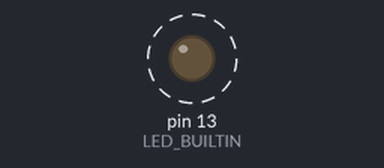
This sketch was run on a simulated Arduino Uno, built with avr-gcc and run on an emulated ATmega328P. Shown: output pins drawn as LEDs (lit = HIGH). Dashed ring = blinking. What the sketch prints to the serial monitor is not drawn.

Above: at 0.2 s.
Timing chart, 0 to 3.0 s (numbered marks = the images above):
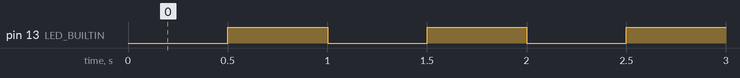

The sketch:

test2.ino
```cpp
#include <Thread.h>
#include <ThreadController.h>

// ThreadController that will controll all threads
ThreadController controll = ThreadController();


Thread myThread = Thread();
Thread hisThread = Thread();

String serial_input = "...";
bool ledStatus = true;


// callback for myThread
void niceCallback(){
  Serial.print(serial_input);
  Serial.println(millis());
}

// callback for hisThread
void blinkLed(){
  // static variables persist beyond the function call, preserving their data between function calls.
  static bool ledStatus = false;
  ledStatus = !ledStatus;

  digitalWrite(LED_BUILTIN, ledStatus);

  Serial.print("blinking: ");
  Serial.println(ledStatus);
}


void setup(){
  Serial.begin(9600);

  pinMode(LED_BUILTIN, OUTPUT);

  // Configure myThread
  myThread.onRun(niceCallback);
  myThread.setInterval(1000);

  // Configure myThread
  hisThread.onRun(blinkLed);
  hisThread.setInterval(500);

  // Adds both threads to the controller
  controll.add(&myThread);
  controll.add(&hisThread); // & to pass the pointer to it
}

void loop(){
  // Rest of code
  if (Serial.available()) {
  // https://stackoverflow.com/questions/42863973/arduino-readstring-code-runs-slow
  // readString is slow
  serial_input = Serial.readStringUntil('\n');
  }

  // run ThreadController
  // this will check every thread inside ThreadController,
  // if it should run. If yes, he will run it;

  controll.run();


}
```

Measured:
- by itself, pin 13 (LED_BUILTIN): alternates HIGH for 0.50 s and LOW for 0.50 s
